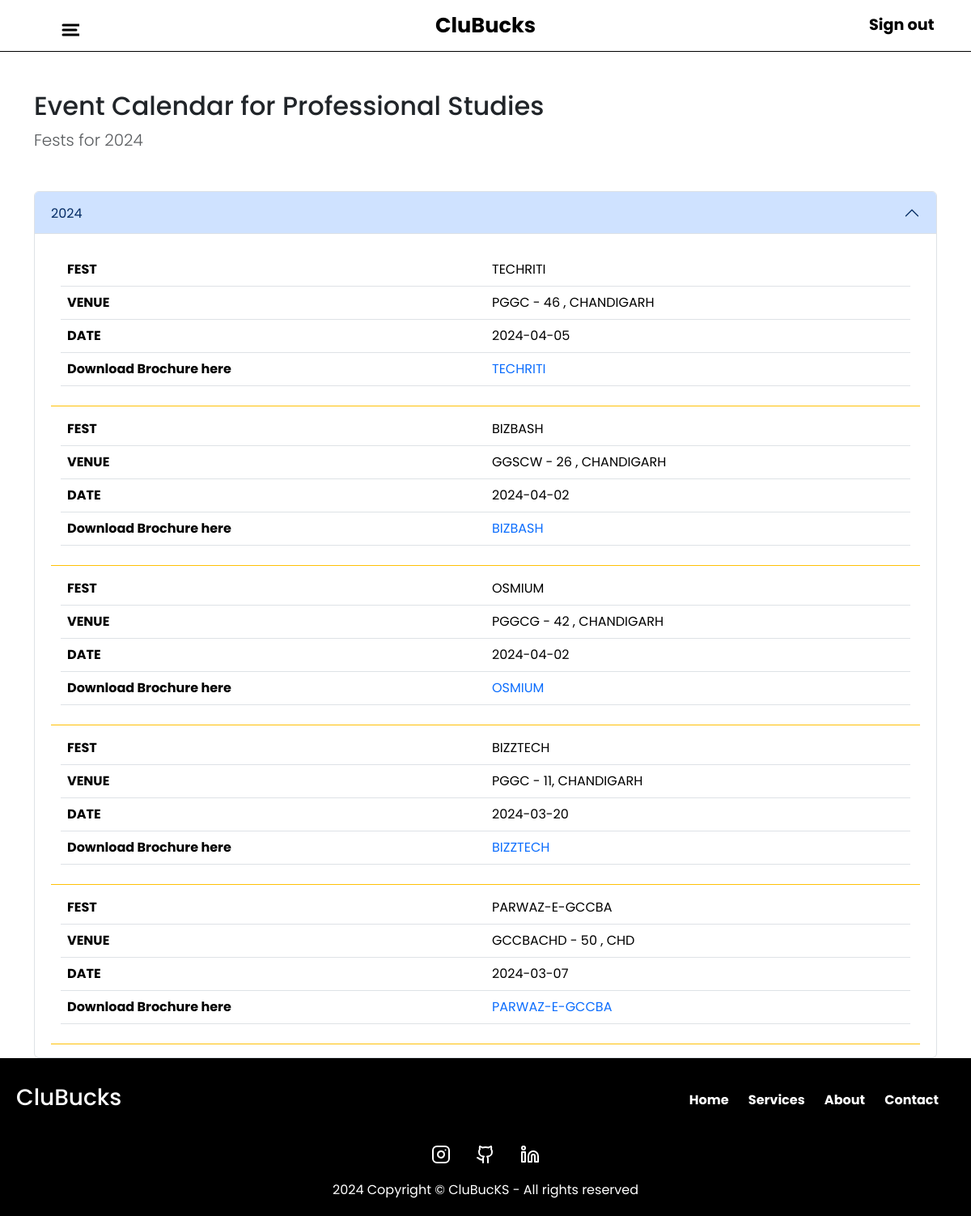
The page /public/events.php (signed in) on the database its author committed.
### tables this page shows
CREATE TABLE `events_2024` (
  `fest_id` int(11) NOT NULL,
  `fest_name` varchar(30) NOT NULL,
  `last_date` date NOT NULL,
  `venue` varchar(50) NOT NULL,
  `brochure_path` varchar(50) NOT NULL
);

### public/events.php (the view, shortened to what this page needs)
<?php
include('../includes/header.php');
require('../includes/database.php');
?>
<main>
  <section id="years">
    <div class="container-md my-5">
      <h2>Event Calendar for Professional Studies</h2>
        <p class="lead text-muted">Fests for 2024</p>
    </div>
<div class="container">
  <div class="accordion" id="itfestsfor2024">
    <div class="accordion-item">
      <h2 class="accordion-header" id="2024">
        <button class="accordion-button" type="button" data-bs-toggle="collapse" data-bs-target="#year-2024" aria-expanded="true" aria-controls="year-2024">2024</button></h2>
        <div id="year-2024" class="accordion-collapse collapse show" aria-labelledby="year-2024" data-bs-parent="itfestfor2024">
          <div class="accordion-body">
<?php
$stmt = $conn->prepare("SELECT * FROM events_2024");
$stmt->execute();
$result = $stmt->get_result();
while($row = $result->fetch_assoc()){
    echo '
    <div class="container table-container border-bottom border-warning py-2">
        <table class="table">
            <tr>
                <th class="w-50">FEST</th>
                <td>'.$row['fest_name'].'</td>
            </tr>
            <tr>
                <th class="w-50">VENUE</th>
                <td>'.$row['venue'].'</td>
            </tr>
            <tr>
              <th class="w-50">DATE</th>
              <td>'.$row['last_date'].'</td>
            </tr>
            <tr>
                <th class="w-50">Download Brochure here</th>
                <td><a href="'.$row['brochure_path'].'" download="'.$row['fest_name'].'2024">'.$row['fest_name'].'</a></td>
            </tr>
        </table>
    </div>';
}
?>
          </div>
        </div>
      </div>
    </div>
  </div>
  </section>
</main>
<?php
include('../includes/footer.php');
?>

### includes/header.php (shortened to what this page needs)
<!DOCTYPE html>
<html lang="en">
<head>
    <link href="https://cdn.jsdelivr.net/npm/bootstrap@5.3.3/dist/css/bootstrap.min.css" rel="stylesheet">
    <link rel="stylesheet" href="../css/style.css">
</head>
<body>
    <nav class="event-nav">
        <div class="menu">
            <a data-bs-toggle="offcanvas" href="#sidemenubar" role="button" aria-controls="sidemenubar">
            </a>
        </div>
        <div class="company-name"><a href="/index.php" style="color:black;">CluBucks</a></div>
        <div class="user">
            <?php
            if (isset($_SESSION['loggedInStatus'])) {
                ?><a href="../login-system/logout.php?req-page=<?php echo $_SERVER['PHP_SELF'] ?>" style="color:black;" class="signup">Sign
                    out</a>
                <?php
            } else {
                ?>
                <a href="../login-system/index.php?req-page=<?php $_SERVER['PHP_SELF'] ?>" style="color:black;" class="signup">Sign In</a>
                <?php
            }
            ?>
        </div>
    </nav>

### includes/footer.php (shortened to what this page needs)
<footer>
        <div class="flex_them">
            <h3>CluBucks</h3>
            <ul class="navigation">
                <li><a href="../index.php">Home</a></li>
                <li><a href="#">Services</a></li>
                <li><a href="../index.php#contact-form">About</a></li>
                <li><a href="../index.php#contact-us">Contact</a></li>
            </ul>
        </div>
        <div class="social-icons my-3">
          <a href="https://www.instagram.com/the_explorer_rishav/" id="social-anchors" target="_blank"></a>
          <a href="https://github.com/rishav-rk" id="social-anchors" target="_blank"></a>
          <a href="https://www.linkedin.com/in/rishav-kumar-29b2a328b/" id="social-anchors" target="_blank"></a>
        </div>
        <div class="copyright">
        2024 Copyright © CluBucKS - All rights reserved
        </div>
    </footer>
</body>
</html>

### css/style.css (style rules this page uses)
:root { --linkcoloronblack:black; }
* { margin: 0; padding: 0; box-sizing: border-box; font-family: 'Poppins', sans-serif; cursor: url('../images/mouse-pointer-2.svg'), auto; }
a { text-decoration: none !important; }
body { font-family: 'Poppins', sans-serif; background: url('../images/image-from-rawpixel-id-10175871-jpeg.jpg') no-repeat bottom center/cover; position: relative; height: 100vh; }
nav { background-color: rgba(255, 192, 3, 0); color:black; display: grid; place-items: center; grid-template-columns: 1fr 5fr 1fr; height: 4rem; z-index: 3000; }
nav > div.company-name > a { font-weight: bolder; font-size:1.6rem; color:black; text-decoration: none !important; }
.user .signup::after { content: ''; position: absolute; width: 100%; bottom: -5px; left: 0; height: 3px; background-color: black; transform: scale(0); transition: transform 0.3s ease; }
.user .signup { font-weight: bolder; font-size: 1.2rem; position: relative; color: var(--linkcoloronblack); animation: pulsate 1s infinite; }
.event-nav { border-bottom: 1.5px solid black; }
.social-icons { display: flex; margin-top: 0.5rem; }
.social-icons a { width: 35px; height: 35px; border-radius: 5px; background: linear-gradient(45deg, #7288e0, #0542c5); text-align: center; color: #fff; line-height: 35px; margin-right: 0.5rem; transition: 0.4s; }
footer { background-color: #000; color: #fff; padding: 20px; text-align: center; }
.navigation { list-style: none; padding: 0; margin: 20px 0; }
.navigation li { display: inline-block; margin-right: 20px; }
.navigation a { text-decoration: none; color: #fff; font-weight: bold; }
.social-icons { display: flex; justify-content: center; }
.social-icons a { margin: 0 10px; text-decoration: none; display: inline-block; }
footer .flex_them { display: flex; justify-content: space-between; align-items: center; }
#social-anchors { background: black; }

### includes/header.php (style rules this page uses)
body { background: transparent; }

### rows shown on the page
events_2024: fest_name "TECHRITI", venue "PGGC - 46 , CHANDIGARH", last_date "2024-04-05"
events_2024: fest_name "BIZBASH", venue "GGSCW - 26 , CHANDIGARH", last_date "2024-04-02"
events_2024: fest_name "OSMIUM", venue "PGGCG - 42 , CHANDIGARH", last_date "2024-04-02"
events_2024: fest_name "BIZZTECH", venue "PGGC - 11, CHANDIGARH", last_date "2024-03-20"
events_2024: fest_name "PARWAZ-E-GCCBA", venue "GCCBACHD - 50 , CHD", last_date "2024-03-07"
